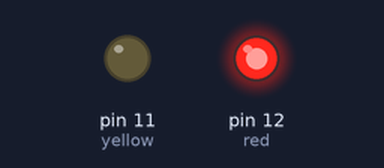
Recording of a sketch running on a simulated Arduino Uno, built with avr-gcc and run on an emulated ATmega328P. Shown: output pins drawn as LEDs (lit = HIGH).

Above: at 0.2 s.
At 5.7 s:
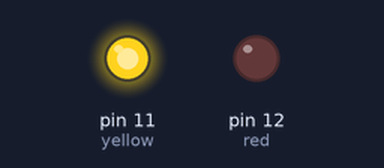
At 18.0 s:
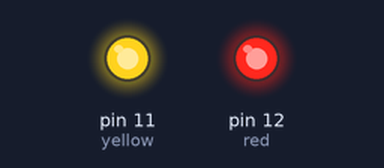
At 22.5 s:
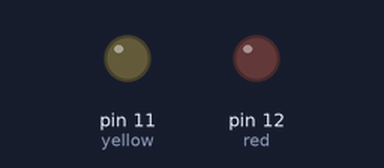
Timing chart, 0 to 25.4 s (numbered marks = the images above):
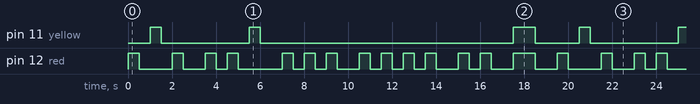

Measured:
- by itself, pin 11 (yellow): repeats every 19.5 s: LOW 4.0 s, HIGH 0.50 s, LOW 11.5 s, HIGH 1.0 s, LOW 2.0 s, HIGH 0.50 s
- by itself, pin 12 (red): moves between LOW and HIGH, repeating every 19.5 s
- by itself, everything shown: repeats every 19.5 s, in 32 steps

The sketch:

morse_code.ino
```cpp
int red = 12;
int yellow = 11;

void setup() {
  // put your setup code here, to run once:
  pinMode(red, OUTPUT);
  pinMode(yellow, OUTPUT);
}

void loop() {
  // put your main code here, to run repeatedly:
  printWord("RUSHI");
  digitalWrite(red, HIGH);
  digitalWrite(yellow, HIGH);
  delay(1000);
  digitalWrite(red, LOW);
  digitalWrite(yellow, LOW);
  delay(1000);
}

void dot() {
  //  digitalWrite(12, HIGH);
  //  delay(500);
  //  digitalWrite(12, LOW);
  //  delay(500);
  digitalWrite(red, HIGH);
  delay(500);
  digitalWrite(red, LOW);
  delay(500);
}
void dash() {
  //  digitalWrite(12, HIGH);
  //  delay(1000);
  //  digitalWrite(12, LOW);
  //  delay(500);
  digitalWrite(yellow, HIGH);
  delay(500);
  digitalWrite(yellow, LOW);
  delay(500);
}

void printWord(String message) {
  for (int i = 0; i < message.length(); i++) {
    switch (message.charAt(i)) {
      case 'A':
        dot(); dash();
        break;
      case 'B':
        dash(); dot(); dot(); dot();
        break;
      case 'C':
        dash(); dot(); dash(); dot();
        break;
      case 'D':
        dash(); dot(); dot();
        break;
      case 'E':
        dot();
        break;
      case 'F':
        dot(); dot(); dash(); dot();
        break;
      case 'G':
        dash(); dash(); dot();
        break;
      case 'H':
        dot(); dot(); dot(); dot();
        break;
      case 'I':
        dot(); dot();
        break;
      case 'J':
        dot(); dash(); dash();
        break;
      case 'K':
        dash(); dot(); dash();
        break;
      case 'L':
        dot(); dash(); dot(); dot();
        break;
      case 'M':
        dash(); dash();
        break;
      case 'N':
        dash(); dot();
        break;
      case 'O':
        dash(); dash(); dash();
        break;
      case 'P':
        dot(); dash(); dash(); dot();
        break;
      case 'Q':
        dash();  dash();  dot();
        break;
      case 'R':
        dot(); dash(); dot();
        break;
      case 'S':
        dot(); dot(); dot();
        break;
      case 'T':
        dash();
        break;
      case 'U':
        dot(); dot(); dash();
        break;
      case 'V':
        dot(); dot(); dot(); dash();
        break;
      case 'W':
        dot(); dash(); dash();
        break;
      case 'X':
        dash(); dot(); dot(); dash();
        break;
      case 'Y':
        dash(); dot(); dash(); dash();
        break;
      case 'Z':
        dash(); dash(); dot(); dot();
        break;
    }
    delay(500);
  }
}
```
